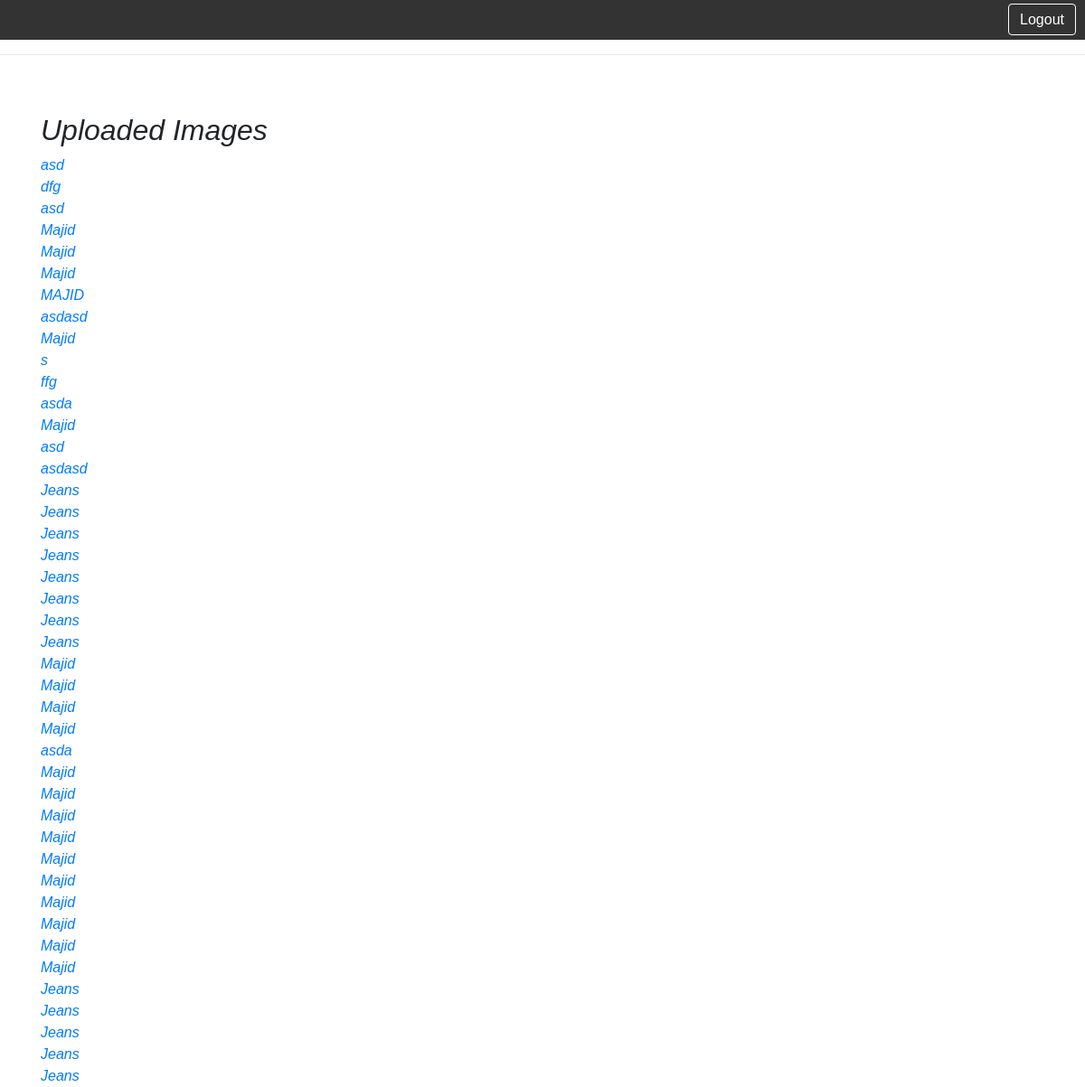
Screenshot of /display/ (signed in) with the database file from the repository.
### webapp/models.py (models this page shows)
class Image(models.Model):
    user = models.ForeignKey(User, on_delete=models.CASCADE)
    image = models.ImageField(upload_to='images/')
    name = models.CharField(max_length=255)

### webapp/views.py (the view)
# urls.py: path('display/',views.display_images, name='image_display'),
def display_images(request):
    images = Image.objects.filter(user=request.user)  # Assuming you have authentication set up
    return render(request, 'display_images.html', {'images': images})

### webapp/templates/display_images.html (shortened to what this page needs)
<!DOCTYPE html>
<html lang="en">
<head>
    <link rel="stylesheet" href="https://stackpath.bootstrapcdn.com/bootstrap/4.3.1/css/bootstrap.min.css">
</head>
<body>
    <div class="header">
        <div class="logout-button">
            <a href="{% url 'account:logout' %}">Logout</a>
        </div>
    </div><hr><br><br>
    <div class="container">
    <h2><i>Uploaded Images</h2>
    {% for image in images %}
        <a href="{{ image.image.url }}" target="_blank">{{ image.name }}</a><br>
    {% endfor %}</i>
</body>
</html>

### webapp/templates/display_images.html (style rules this page uses)
body { margin: 0; padding: 0; font-family: 'Arial', sans-serif; }
.header { background-color: #333; color: #fff; padding: 10px; text-align: right; }
.logout-button a { color: #fff; text-decoration: none; padding: 8px 12px; border: 1px solid #fff; border-radius: 4px; }

### rows the page displays
Image: name "asd"
Image: name "dfg"
Image: name "asd"
Image: name "Majid"
Image: name "Majid"
Image: name "Majid"
Image: name "MAJID"
Image: name "asdasd"
Image: name "Majid"
Image: name "s"
Image: name "ffg"
Image: name "asda"
Image: name "Majid"
Image: name "asd"
Image: name "asdasd"
Image: name "Jeans"
Image: name "Jeans"
Image: name "Jeans"
Image: name "Jeans"
Image: name "Jeans"
Image: name "Jeans"
Image: name "Jeans"
Image: name "Jeans"
Image: name "Majid"
Image: name "Majid"
Image: name "Majid"
Image: name "Majid"
Image: name "asda"
Image: name "Majid"
Image: name "Majid"
Image: name "Majid"
Image: name "Majid"
Image: name "Majid"
Image: name "Majid"
Image: name "Majid"
Image: name "Majid"
Image: name "Majid"
Image: name "Majid"
Image: name "Jeans"
Image: name "Jeans"
Image: name "Jeans"
Image: name "Jeans"
Image: name "Jeans"
